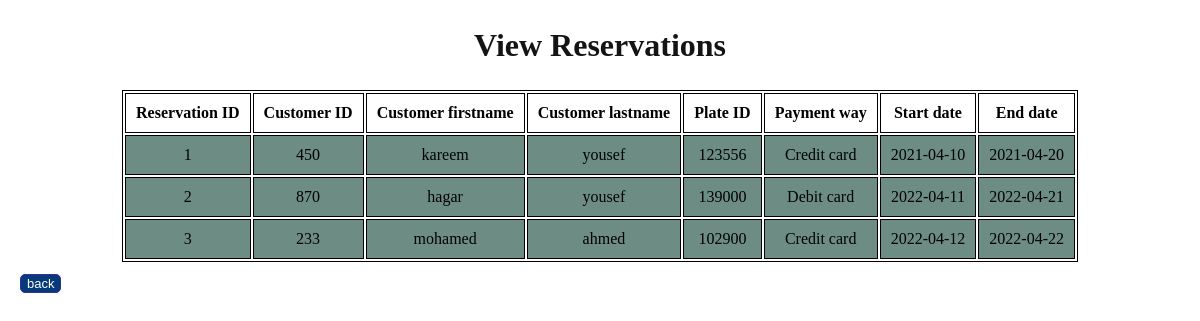
/php/2.php, run on the app's committed database.
### tables this page shows
create table Reservation(
     ResID int not null AUTO_INCREMENT,
     CID int not null,
     PlateID int not null,
     Payment_way varchar(100)not null,
     Start_date Date not null ,
     End_date Date not null,
     PRIMARY KEY (ResID)
     
);

create table Customer(
    CID int ,
    fname varchar(100)not null,
    lname varchar(100)not null,
    phone varchar(100) not null, 
    Email varchar(255)not null,
    password varchar(15) not null,
    address varchar(200) not null,
    Drive_licence varchar(15)not null,
    LocID int not null,
    unique(Email),
    PRIMARY KEY(CID)
);

### php/2.php (the view, shortened to what this page needs)
<?php
$conn = Connect();
?>
<!DOCTYPE html>
<html lang="en">
<head>
    <link rel="stylesheet" href="style.css">
    <link rel="stylesheet" href="addnewcar.css">
</head>
<body >
<?php
$sql = "SELECT * FROM Reservation as r JOIN Customer as c ON r.CID=c.CID ";
$result=mysqli_query($conn,$sql);
?>
 <section>
        <h1 id="h1">View Reservations</h1>
        <table id="table">
            <tr>
            <th id="sqra">Reservation ID</th>
            <th id="sqra">Customer ID</th>
            <th id="sqra">Customer firstname</th>
            <th id="sqra">Customer lastname</th>
            <th id="sqra">Plate ID</th>
            <th id="sqra">Payment way</th>
            <th id="sqra">Start date</th>
            <th id="sqra">End date</th>
            </tr>
            <?php
                while($row = mysqli_fetch_array($result))
                {
             ?>
            <tr id="td">
            <td id="sqrd"><?php echo $row['ResID']; ?></td>
            <td id="sqrd"><?php echo $row['CID']; ?></td>
            <td id="sqrd"><?php echo $row['fname']; ?></td>
            <td id="sqrd"><?php echo $row['lname']; ?></td>
            <td id="sqrd"><?php echo $row['PlateID']; ?></td>
            <td id="sqrd"><?php echo $row['Payment_way'] ;?></td>
            <td id="sqrd"><?php echo $row['Start_date'] ;?></td>
            <td id="sqrd"><?php echo $row['End_date']; ?></td>
            </tr>
            <?php
                }
             ?>
        </table>
    </section>
    <form method="POST" action="report.html" name="form">
           <input id="btn" type="submit" value="back" name="submit"/>
           </form>
</body>
</html>

### css/style.css (style rules this page uses)
#btn { border: 1px solid #2d2fa7; border-radius: 5px; background: #083a77; display: inline-block; color: rgb(255, 255, 255); text-align: center; font-size: 13px; margin: 12px ; }
#h1 { text-align: center; color: #131415; font-size: xx-large; font-family: 'Gill Sans', 'Gill Sans MT', ' Calibri', 'Trebuchet MS', 'sans-serif'; }
#table { margin: 0 auto; font-size: medium; border: 1px solid black; }
#td { background-color: #6d8c84; border: 1px solid black; }
#sqra { font-weight: bold; font-size: medium; border: 1px solid black; padding: 10px; text-align: center; }
#sqrd { font-weight: bold; font-size: medium; border: 1px solid black; padding: 10px; text-align: center; font-weight: lighter; }

### php/addnewcar.css (style rules this page uses)
* { box-sizing: border-box; }
body, html { height: 100%; }

### data on the page
reservation: ResID "1", CID.CID "450", CID.fname "kareem", CID.lname "yousef", PlateID "123556", Payment_way "Credit card", Start_date "2021-04-10", End_date "2021-04-20"
reservation: ResID "2", CID.CID "870", CID.fname "hagar", CID.lname "yousef", PlateID "139000", Payment_way "Debit card", Start_date "2022-04-11", End_date "2022-04-21"
reservation: ResID "3", CID.CID "233", CID.fname "mohamed", CID.lname "ahmed", PlateID "102900", Payment_way "Credit card", Start_date "2022-04-12", End_date "2022-04-22"
